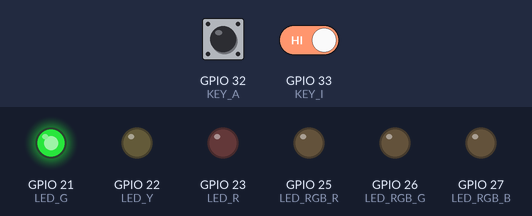
Simulated run of this sketch. Board: ESP32. Parts: output pins drawn as LEDs (lit = HIGH). The inputs (shaded band) are chosen by the test bench; at power-on: GPIO 32 (KEY_A) LOW, GPIO 33 (KEY_I) HIGH. The modem accepts every AT command (registered, SIM ready, sends succeed) and sends nothing else.

Above: at 1.2 s.
1.3 s: GPIO 32 (KEY_A) pulled HIGH for 0.15 s
At 1.37 s:
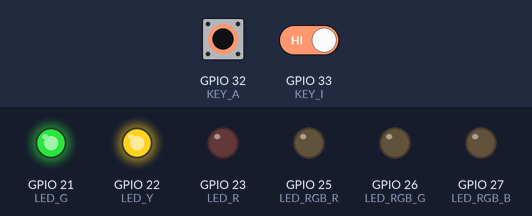
2.9 s: GPIO 32 (KEY_A) pulled HIGH for 3.2 s
At 6.7 s:
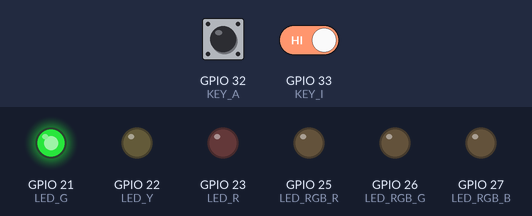
7.6 s: GPIO 32 (KEY_A) driven HIGH and GPIO 33 (KEY_I) driven LOW
At 7.9 s:
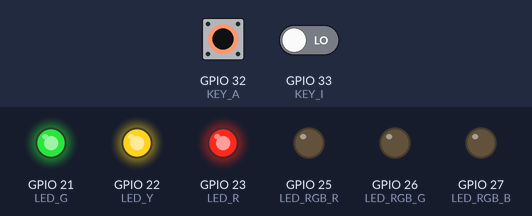
9.1 s: GPIO 32 (KEY_A) driven LOW
At 10.2 s:
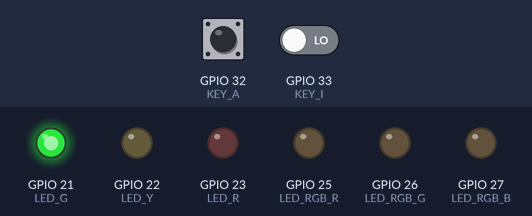
Timing chart, 0 to 11.6 s (numbered marks = the images above; inputs shaded):
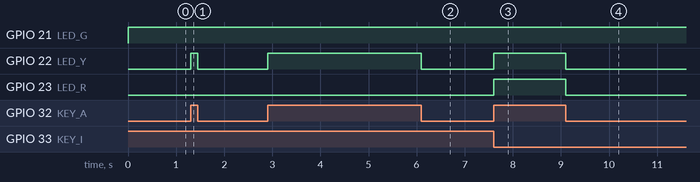

Measured:
- after the input at 1.3 s, GPIO 22 (LED_Y): LOW → HIGH at once, → LOW 0.15 s later
- after the input at 2.9 s, GPIO 22 (LED_Y): LOW → HIGH at once, → LOW 3.2 s later
- after the input at 7.6 s, GPIO 22 (LED_Y), GPIO 23 (LED_R): LOW → HIGH at once
- after the input at 9.1 s, GPIO 22 (LED_Y), GPIO 23 (LED_R): HIGH → LOW at once

The sketch:

EstacaoBase.ino
```cpp
#include <Arduino.h>

// LEDs de estágios
#define LED_G 21    // Estágio Seguro
#define LED_Y 22    // Estágio Armado
#define LED_R 23    // Estágio de Ignição

// LED RGB para verificação da comunicação
#define LED_RGB_R 25
#define LED_RGB_G 26
#define LED_RGB_B 27

////////////////////////////////////////////////////////////
//  Piscando, verde    = Sem conexão com o acionador      //
//  Aceso, verde       = Com conexão, acionador em espera //
//  Piscando, amarelo  = Falta de continuidade no skib    //
//  Aceso, amarelo     = Com conexão, pronto pra ignição  //
//  Piscando, vermelho = Ignição em andamento             //
////////////////////////////////////////////////////////////

// Chaves de Estágio
#define KEY_A 32    // Chave de armação (chave seletora)
#define KEY_I 33    // Chave de ignição (botão)

// Configuração de comunicação
#define RX_2 16
#define TX_2 17
#define BD 9600    // Baudrate

#define PK_SIZE 11     // Tamanho do pacote em bytes
#define COD 0xCD26     // Código de reconhecimento
uint16_t current_seq;  // Valor atual da sequência de pacotes
char msg[4];

#define intervalo 50            // Intervalo mínimo entre envios de pacote, em ms
unsigned long ultimo_envio;     // Último envio de pacote, em ms
unsigned long ultimo_contato;   // Último contato com o AR

// Formato do pacote
typedef struct{
  uint16_t cod;
  uint16_t seq; // Valor incremental de pacotes em sequência
  uint8_t stg;  // ID do estágio
  char msg[4];  // Mensagem opcional
  uint16_t crc; // Bytes de verificação CRC-16
}Pacote;

Pacote enviado;
Pacote recebido;

// Máquina de estados interna
enum Estagio{
  SEGURO = 1,
  ARMADO = 2,
  IGNICAO = 3
};

Estagio estagio;

// Máquina de estados do Acionador Remoto
enum EstagioAR{
  SEM_CONEXAO = 0,
  ESPERA = 1,
  PRONTO = 2,
  ACIONADO = 3
};

EstagioAR estagio_ar;

// Declaração de funções
uint16_t crc16(const uint8_t*, uint8_t);
void montar_pacote(char*);
void atualizar_estagio();
void receber_pacote();

// ============================================================================================================================================ //
// ============================================================================================================================================ //

void setup(){
  current_seq = 0;
  ultimo_envio = 0;
  ultimo_contato = 0;

  estagio = SEGURO;
  estagio_ar = SEM_CONEXAO;

  pinMode(LED_G, OUTPUT);
  pinMode(LED_Y, OUTPUT);
  pinMode(LED_R, OUTPUT);

  pinMode(LED_RGB_R, OUTPUT);
  pinMode(LED_RGB_G, OUTPUT);
  pinMode(LED_RGB_B, OUTPUT);

  pinMode(KEY_A, INPUT);
  pinMode(KEY_I, INPUT_PULLUP);

  Serial2.begin(BD, SERIAL_8N1, RX_2, TX_2);

}

void loop(){
  atualizar_estagio();

  if (millis() - ultimo_envio >= intervalo){
    ultimo_envio = millis();
    montar_pacote(msg);
    Serial2.write((uint8_t *)&enviado, PK_SIZE);
  }

  receber_pacote();

  if(millis() - ultimo_contato > 10*intervalo){
    estagio_ar = SEM_CONEXAO;
  }

}

// ============================================================================================================================================ //
// ============================================================================================================================================ //

// CRC-16/CCITT-FALSE
uint16_t crc16(const uint8_t *pData, uint8_t size){
    uint8_t i;
    uint16_t wCrc = 0xffff;
    while (size--) {
        wCrc ^= (uint16_t)*pData++ << 8;
        for (i=0; i < 8; i++)
            wCrc = wCrc & 0x8000 ? (wCrc << 1) ^ 0x1021 : wCrc << 1;
    }
    return wCrc & 0xffff;
}


// Função de montar o pacote a ser enviado
void montar_pacote (char* msg){
  enviado.cod = COD;
  enviado.seq = current_seq++;
  enviado.stg = (uint8_t)estagio;
  memcpy(enviado.msg, msg, 4);
  enviado.crc = crc16((uint8_t *)&enviado, 9);
}


// Função de atualizar o estado interno da Estação Base
void atualizar_estagio(){
  if(digitalRead(KEY_A) == HIGH){
    if(digitalRead(KEY_I) == HIGH)
      estagio = ARMADO;
    else
      estagio = IGNICAO;
  }
  else
    estagio = SEGURO;

  switch(estagio){

    case SEGURO:
      digitalWrite(LED_G, HIGH);
      digitalWrite(LED_Y, LOW);
      digitalWrite(LED_R, LOW);
      memcpy(msg, "WAIT", 4);
      break;

    case ARMADO:
      digitalWrite(LED_G, HIGH);
      digitalWrite(LED_Y, HIGH);
      digitalWrite(LED_R, LOW);
      memcpy(msg, "RDY ", 4);
      break;

    case IGNICAO:
      digitalWrite(LED_G, HIGH);
      digitalWrite(LED_Y, HIGH);
      digitalWrite(LED_R, HIGH);
      memcpy(msg, "FIRE", 4);
  }
}


// Função de receber o pacote do Acionador Remoto e atualizar o LED RGB
void receber_pacote(){
  if (Serial2.available() < PK_SIZE)
    return;

  Serial2.readBytes((uint8_t *)&recebido, PK_SIZE);

  if (recebido.cod != COD)
    return;

  ultimo_contato = millis();
  uint16_t check = crc16((uint8_t *)&recebido, 9);

  if (check == recebido.crc)
    estagio_ar = (EstagioAR)recebido.stg;

  switch(estagio_ar){
    case SEM_CONEXAO:
      if (millis() - ultimo_envio >= intervalo*2){
        digitalWrite(LED_RGB_R, LOW);
        digitalWrite(LED_RGB_G, !digitalRead(LED_RGB_G));
        digitalWrite(LED_RGB_B, LOW);
      }
      break;

    case ESPERA:
      digitalWrite(LED_RGB_R, LOW);
      digitalWrite(LED_RGB_G, HIGH);
      digitalWrite(LED_RGB_B, LOW);
      break;

    case PRONTO:
      if (recebido.msg == "RDY "){
        digitalWrite(LED_RGB_R, HIGH);
        digitalWrite(LED_RGB_G, HIGH);
        digitalWrite(LED_RGB_B, LOW);
      }
      else if (recebido.msg == "NSKB" && millis() - ultimo_envio >= intervalo*2){
        digitalWrite(LED_RGB_R, !digitalRead(LED_RGB_R));
        digitalWrite(LED_RGB_G, !digitalRead(LED_RGB_G));
        digitalWrite(LED_RGB_B, LOW);
      }
      break;

    case ACIONADO:
      if (millis() - ultimo_envio >= intervalo){
        digitalWrite(LED_RGB_R, !digitalRead(LED_RGB_R));
        digitalWrite(LED_RGB_G, LOW);
        digitalWrite(LED_RGB_B, LOW);
      }
  }
}
```
